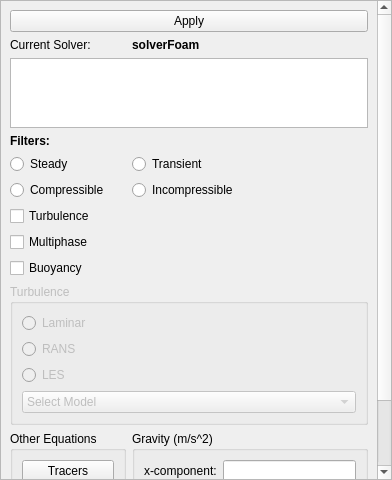
<?xml version="1.0" encoding="UTF-8"?>
<ui version="4.0">
 <class>solutionModelingUI</class>
 <widget class="QScrollArea" name="solutionModelingUI">
  <property name="geometry">
   <rect>
    <x>0</x>
    <y>0</y>
    <width>392</width>
    <height>480</height>
   </rect>
  </property>
  <property name="font">
   <font>
    <pointsize>9</pointsize>
   </font>
  </property>
  <property name="windowTitle">
   <string>ScrollArea</string>
  </property>
  <property name="widgetResizable">
   <bool>true</bool>
  </property>
  <widget class="QWidget" name="scrollAreaWidgetContents">
   <property name="geometry">
    <rect>
     <x>0</x>
     <y>0</y>
     <width>374</width>
     <height>589</height>
    </rect>
   </property>
   <layout class="QGridLayout" name="gridLayout">
    <item row="1" column="1">
     <widget class="QLabel" name="label_solver">
      <property name="font">
       <font>
        <weight>75</weight>
        <bold>true</bold>
       </font>
      </property>
      <property name="text">
       <string>solverFoam</string>
      </property>
     </widget>
    </item>
    <item row="4" column="0">
     <widget class="QRadioButton" name="radioTime1">
      <property name="text">
       <string>Steady</string>
      </property>
      <attribute name="buttonGroup">
       <string notr="true">buttonGroup</string>
      </attribute>
     </widget>
    </item>
    <item row="5" column="0">
     <widget class="QRadioButton" name="radioFlow1">
      <property name="text">
       <string>Compressible</string>
      </property>
      <attribute name="buttonGroup">
       <string notr="true">buttonGroup_2</string>
      </attribute>
     </widget>
    </item>
    <item row="0" column="0" colspan="2">
     <widget class="QPushButton" name="pushButton">
      <property name="text">
       <string>Apply</string>
      </property>
      <property name="icon">
       <iconset>
        <normaloff>images/fromHelyx/fileSave16.png</normaloff>images/fromHelyx/fileSave16.png</iconset>
      </property>
     </widget>
    </item>
    <item row="11" column="0">
     <spacer name="verticalSpacer">
      <property name="orientation">
       <enum>Qt::Vertical</enum>
      </property>
      <property name="sizeHint" stdset="0">
       <size>
        <width>20</width>
        <height>40</height>
       </size>
      </property>
     </spacer>
    </item>
    <item row="7" column="0">
     <widget class="QCheckBox" name="checkBoxMultiphase">
      <property name="text">
       <string>Multiphase</string>
      </property>
     </widget>
    </item>
    <item row="1" column="0">
     <widget class="QLabel" name="label_5">
      <property name="text">
       <string>Current Solver:</string>
      </property>
     </widget>
    </item>
    <item row="2" column="0" colspan="2">
     <widget class="QListWidget" name="listWidget"/>
    </item>
    <item row="10" column="1">
     <widget class="QGroupBox" name="groupBox_3">
      <property name="title">
       <string>Gravity (m/s^2)</string>
      </property>
      <layout class="QGridLayout" name="gridLayout_3">
       <item row="1" column="0">
        <widget class="QLabel" name="label_3">
         <property name="text">
          <string>y-component</string>
         </property>
        </widget>
       </item>
       <item row="1" column="1">
        <widget class="QLineEdit" name="gy"/>
       </item>
       <item row="0" column="1">
        <widget class="QLineEdit" name="gx"/>
       </item>
       <item row="0" column="0">
        <widget class="QLabel" name="label_2">
         <property name="text">
          <string>x-component:</string>
         </property>
        </widget>
       </item>
       <item row="2" column="0">
        <widget class="QLabel" name="label_4">
         <property name="text">
          <string>z-component</string>
         </property>
        </widget>
       </item>
       <item row="2" column="1">
        <widget class="QLineEdit" name="gz"/>
       </item>
      </layout>
     </widget>
    </item>
    <item row="9" column="0" colspan="2">
     <widget class="QGroupBox" name="groupBox_turbulence">
      <property name="enabled">
       <bool>false</bool>
      </property>
      <property name="title">
       <string>Turbulence</string>
      </property>
      <layout class="QVBoxLayout" name="verticalLayout_3">
       <item>
        <widget class="QRadioButton" name="radioTurb1">
         <property name="text">
          <string>Laminar</string>
         </property>
         <attribute name="buttonGroup">
          <string notr="true">buttonGroup_3</string>
         </attribute>
        </widget>
       </item>
       <item>
        <widget class="QRadioButton" name="radioTurb2">
         <property name="text">
          <string>RANS</string>
         </property>
         <attribute name="buttonGroup">
          <string notr="true">buttonGroup_3</string>
         </attribute>
        </widget>
       </item>
       <item>
        <widget class="QRadioButton" name="radioTurb3">
         <property name="text">
          <string>LES</string>
         </property>
         <attribute name="buttonGroup">
          <string notr="true">buttonGroup_3</string>
         </attribute>
        </widget>
       </item>
       <item>
        <widget class="QComboBox" name="comboBoxTurb">
         <item>
          <property name="text">
           <string>Select Model</string>
          </property>
         </item>
        </widget>
       </item>
      </layout>
     </widget>
    </item>
    <item row="10" column="0">
     <widget class="QGroupBox" name="groupBox_2">
      <property name="title">
       <string>Other Equations</string>
      </property>
      <layout class="QGridLayout" name="gridLayout_4">
       <item row="4" column="0">
        <spacer name="verticalSpacer_2">
         <property name="orientation">
          <enum>Qt::Vertical</enum>
         </property>
         <property name="sizeHint" stdset="0">
          <size>
           <width>20</width>
           <height>40</height>
          </size>
         </property>
        </spacer>
       </item>
       <item row="1" column="0" colspan="2">
        <widget class="QPushButton" name="pushButton_2">
         <property name="text">
          <string>Tracers</string>
         </property>
        </widget>
       </item>
      </layout>
     </widget>
    </item>
    <item row="4" column="1">
     <widget class="QRadioButton" name="radioTime2">
      <property name="text">
       <string>Transient</string>
      </property>
      <attribute name="buttonGroup">
       <string notr="true">buttonGroup</string>
      </attribute>
     </widget>
    </item>
    <item row="3" column="0">
     <widget class="QLabel" name="label_6">
      <property name="font">
       <font>
        <weight>75</weight>
        <bold>true</bold>
       </font>
      </property>
      <property name="text">
       <string>Filters:</string>
      </property>
     </widget>
    </item>
    <item row="6" column="0">
     <widget class="QCheckBox" name="checkBoxTurbulence">
      <property name="text">
       <string>Turbulence</string>
      </property>
     </widget>
    </item>
    <item row="5" column="1">
     <widget class="QRadioButton" name="radioFlow2">
      <property name="text">
       <string>Incompressible</string>
      </property>
      <attribute name="buttonGroup">
       <string notr="true">buttonGroup_2</string>
      </attribute>
     </widget>
    </item>
    <item row="8" column="0">
     <widget class="QCheckBox" name="checkBoxBuoyancy">
      <property name="text">
       <string>Buoyancy</string>
      </property>
     </widget>
    </item>
   </layout>
  </widget>
 </widget>
 <resources/>
 <connections>
  <connection>
   <sender>pushButton</sender>
   <signal>pressed()</signal>
   <receiver>solutionModelingUI</receiver>
   <slot>aplicar()</slot>
   <hints>
    <hint type="sourcelabel">
     <x>121</x>
     <y>10</y>
    </hint>
    <hint type="destinationlabel">
     <x>257</x>
     <y>39</y>
    </hint>
   </hints>
  </connection>
  <connection>
   <sender>pushButton_2</sender>
   <signal>pressed()</signal>
   <receiver>solutionModelingUI</receiver>
   <slot>editTracers()</slot>
   <hints>
    <hint type="sourcelabel">
     <x>112</x>
     <y>477</y>
    </hint>
    <hint type="destinationlabel">
     <x>202</x>
     <y>195</y>
    </hint>
   </hints>
  </connection>
  <connection>
   <sender>radioTime1</sender>
   <signal>toggled(bool)</signal>
   <receiver>solutionModelingUI</receiver>
   <slot>filtering()</slot>
   <hints>
    <hint type="sourcelabel">
     <x>72</x>
     <y>183</y>
    </hint>
    <hint type="destinationlabel">
     <x>325</x>
     <y>156</y>
    </hint>
   </hints>
  </connection>
  <connection>
   <sender>radioFlow1</sender>
   <signal>toggled(bool)</signal>
   <receiver>solutionModelingUI</receiver>
   <slot>filtering()</slot>
   <hints>
    <hint type="sourcelabel">
     <x>47</x>
     <y>205</y>
    </hint>
    <hint type="destinationlabel">
     <x>356</x>
     <y>193</y>
    </hint>
   </hints>
  </connection>
  <connection>
   <sender>radioFlow2</sender>
   <signal>toggled(bool)</signal>
   <receiver>solutionModelingUI</receiver>
   <slot>filtering()</slot>
   <hints>
    <hint type="sourcelabel">
     <x>192</x>
     <y>204</y>
    </hint>
    <hint type="destinationlabel">
     <x>275</x>
     <y>162</y>
    </hint>
   </hints>
  </connection>
  <connection>
   <sender>checkBoxTurbulence</sender>
   <signal>toggled(bool)</signal>
   <receiver>solutionModelingUI</receiver>
   <slot>filtering()</slot>
   <hints>
    <hint type="sourcelabel">
     <x>75</x>
     <y>234</y>
    </hint>
    <hint type="destinationlabel">
     <x>327</x>
     <y>232</y>
    </hint>
   </hints>
  </connection>
  <connection>
   <sender>checkBoxMultiphase</sender>
   <signal>toggled(bool)</signal>
   <receiver>solutionModelingUI</receiver>
   <slot>filtering()</slot>
   <hints>
    <hint type="sourcelabel">
     <x>60</x>
     <y>261</y>
    </hint>
    <hint type="destinationlabel">
     <x>295</x>
     <y>250</y>
    </hint>
   </hints>
  </connection>
  <connection>
   <sender>checkBoxBuoyancy</sender>
   <signal>toggled(bool)</signal>
   <receiver>solutionModelingUI</receiver>
   <slot>filtering()</slot>
   <hints>
    <hint type="sourcelabel">
     <x>59</x>
     <y>288</y>
    </hint>
    <hint type="destinationlabel">
     <x>346</x>
     <y>269</y>
    </hint>
   </hints>
  </connection>
  <connection>
   <sender>radioTime2</sender>
   <signal>toggled(bool)</signal>
   <receiver>solutionModelingUI</receiver>
   <slot>filtering()</slot>
   <hints>
    <hint type="sourcelabel">
     <x>226</x>
     <y>177</y>
    </hint>
    <hint type="destinationlabel">
     <x>307</x>
     <y>48</y>
    </hint>
   </hints>
  </connection>
  <connection>
   <sender>radioTurb1</sender>
   <signal>toggled(bool)</signal>
   <receiver>solutionModelingUI</receiver>
   <slot>changeTurbList()</slot>
   <hints>
    <hint type="sourcelabel">
     <x>64</x>
     <y>342</y>
    </hint>
    <hint type="destinationlabel">
     <x>371</x>
     <y>288</y>
    </hint>
   </hints>
  </connection>
  <connection>
   <sender>radioTurb2</sender>
   <signal>toggled(bool)</signal>
   <receiver>solutionModelingUI</receiver>
   <slot>changeTurbList()</slot>
   <hints>
    <hint type="sourcelabel">
     <x>90</x>
     <y>369</y>
    </hint>
    <hint type="destinationlabel">
     <x>373</x>
     <y>322</y>
    </hint>
   </hints>
  </connection>
  <connection>
   <sender>radioTurb3</sender>
   <signal>toggled(bool)</signal>
   <receiver>solutionModelingUI</receiver>
   <slot>changeTurbList()</slot>
   <hints>
    <hint type="sourcelabel">
     <x>76</x>
     <y>392</y>
    </hint>
    <hint type="destinationlabel">
     <x>375</x>
     <y>353</y>
    </hint>
   </hints>
  </connection>
  <connection>
   <sender>listWidget</sender>
   <signal>currentItemChanged(QListWidgetItem*,QListWidgetItem*)</signal>
   <receiver>solutionModelingUI</receiver>
   <slot>changeSolverSelection()</slot>
   <hints>
    <hint type="sourcelabel">
     <x>281</x>
     <y>103</y>
    </hint>
    <hint type="destinationlabel">
     <x>370</x>
     <y>114</y>
    </hint>
   </hints>
  </connection>
 </connections>
 <slots>
  <slot>aplicar()</slot>
  <slot>editar()</slot>
  <slot>editTracers()</slot>
  <slot>filtering()</slot>
  <slot>changeTurbList()</slot>
  <slot>changeSolverSelection()</slot>
 </slots>
 <buttongroups>
  <buttongroup name="buttonGroup_2"/>
  <buttongroup name="buttonGroup_3"/>
  <buttongroup name="buttonGroup"/>
 </buttongroups>
</ui>
